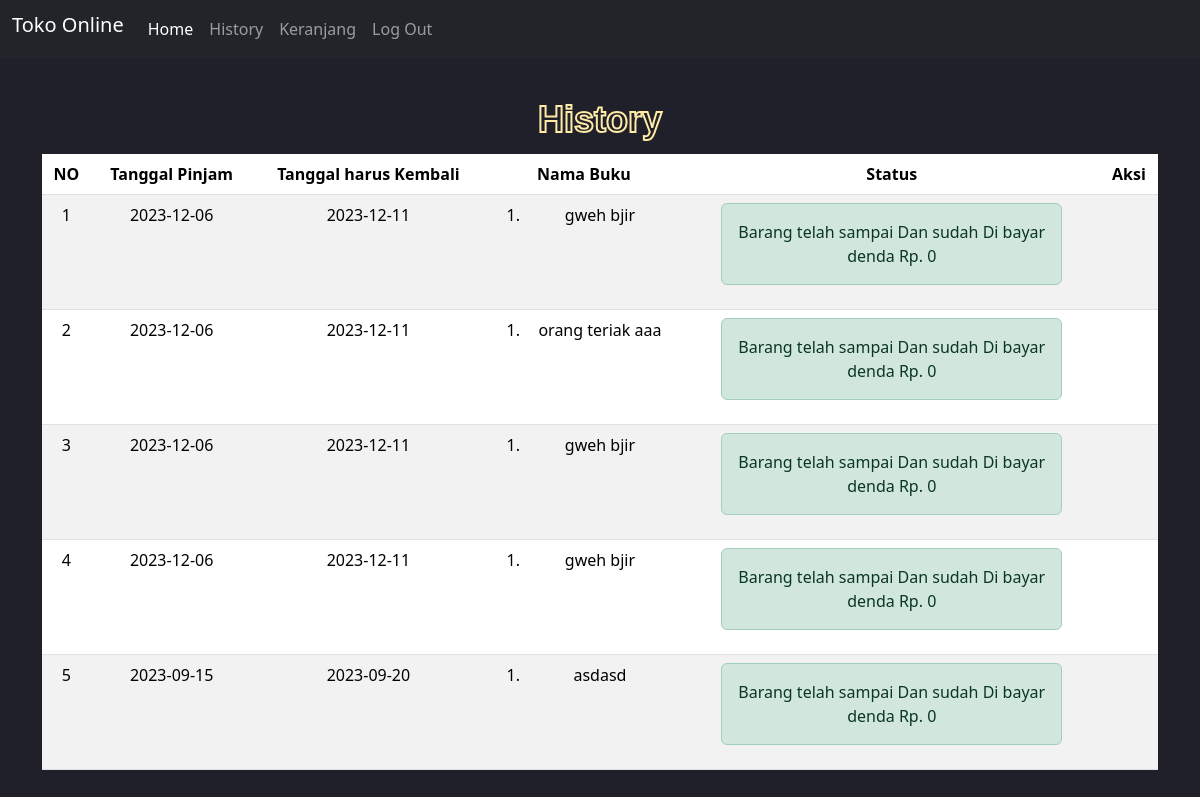
Screenshot of /tk/member/history.php (signed in) with the database file from the repository.
### tables this page shows
CREATE TABLE `pembelian_barang` (
  `id_pembelian_barang` int(11) NOT NULL,
  `id_pembeli` int(11) NOT NULL,
  `tanggal_beli` date NOT NULL,
  `tanggal_sampai` date NOT NULL
);

CREATE TABLE `detail_pembelian_barang` (
  `id_detail_pembelian_barang` int(11) NOT NULL,
  `id_pembelian_barang` int(11) NOT NULL,
  `id_barang` int(11) NOT NULL,
  `qty` int(11) NOT NULL
);

CREATE TABLE `barang` (
  `id_barang` int(11) NOT NULL,
  `nama_barang` varchar(255) NOT NULL,
  `harga` int(11) NOT NULL,
  `penjual` varchar(255) NOT NULL,
  `deskripsi` varchar(255) NOT NULL,
  `foto` varchar(255) NOT NULL
);

CREATE TABLE `pengantaran_barang` (
  `id_pengantaran_barang` int(11) NOT NULL,
  `id_pembelian_barang` int(255) NOT NULL,
  `tanggal_pembelian` date NOT NULL,
  `denda` int(11) NOT NULL
);

### tk/member/history.php (the view, shortened to what this page needs)
<!DOCTYPE html>
<html lang="en">
<head>
	<link href="https://cdn.jsdelivr.net/npm/bootstrap@5.3.2/dist/css/bootstrap.min.css"
	rel="stylesheet"
>
</head>
<body>
<nav class="navbar navbar-expand-lg bg-body-tertiary-bg-rgb navbar-dark bg-dark">
  <div class="container-fluid">
    <h6 class="navbar-brand">Toko Online</h6>
    <div class="collapse navbar-collapse" id="navbarNavDropdown">
      <ul class="navbar-nav">
        <li class="nav-item">
          <a class="nav-link active" aria-current="page" href="home.php">Home</a>
        </li>
        <li class="nav-item">
          <a class="nav-link" href="history.php">History</a>
          <li>
        <a class="nav-link" href="keranjang.php">Keranjang</a>
        </li>
          <li class="nav-item">
          <a class="nav-link" href="../logout.php">Log Out</a>
        </li>
      </ul>
    </div>
  </div>
</nav>
<div class="container text-center">
<div class="section-center">
  		<h1 class="mb-0">History</h1>
		  </div>
<br><br><br><br>
<table class="table table-hover table-striped">
    <thead>
        <th>NO</th><th>Tanggal Pinjam</th><th>Tanggal harus Kembali</th><th>Nama Buku</th><th>Status</th><th>Aksi</th>
    </thead>
    <tbody>
        <?php
        include "koneksi.php";
        $qry_histori=mysqli_query($koneksi,"select * from pembelian_barang order by id_pembelian_barang desc");
        $no=0;
        while($dt_histori=mysqli_fetch_array($qry_histori)){
            $no++;
            $buku_dipinjam="<ol>";
            $qry_buku=mysqli_query($koneksi,"select * from  detail_pembelian_barang join barang on barang.id_barang=detail_pembelian_barang.id_barang where id_pembelian_barang = '".$dt_histori['id_pembelian_barang']."'");
            while($dt_buku=mysqli_fetch_array($qry_buku)){
                $buku_dipinjam.="<li>".$dt_buku['nama_barang']."</li>";
            }
            $buku_dipinjam.="</ol>";
            $qry_cek_kembali=mysqli_query($koneksi,"select * from pengantaran_barang where id_pembelian_barang = '".$dt_histori['id_pembelian_barang']."'");
            if(mysqli_num_rows($qry_cek_kembali)>0){
                $dt_kembali=mysqli_fetch_array($qry_cek_kembali);
                $denda="denda Rp. ".$dt_kembali['denda'];
                $status_kembali="<label class='alert alert-success'>Barang telah sampai Dan sudah Di bayar<br>".$denda."</label>";
                $button_kembali="";
            } else {
                $status_kembali="<label class='alert alert-danger'>Barang Belum Sampai</label>";
                $button_kembali="<a href='kembali.php?id=".$dt_histori['id_pembelian_barang']."' class='btn btn-warning' onclick='return confirm(\"Apakah Andaa Yakin Barang Sudah Sampai?\")'>Barang Sampai</a>";
            }
        ?>
            <tr>
                <td><?=$no?></td><td><?=$dt_histori['tanggal_beli']?></td><td><?=$dt_histori['tanggal_sampai']?></td><td><?=$buku_dipinjam?></td><td><?=$status_kembali?></td><td><?=$button_kembali?></td>
            </tr>
        <?php
        }
        ?>
    </tbody>
</table>
</body>
</html>

### tk/member/history.php (style rules this page uses)
body { background-image: url('https://s3-us-west-2.amazonaws.com/s.cdpn.io/1462889/pat-back.svg'); background-position: center; background-repeat: repeat; background-size: 4%; background-color: #1f2029; }
.section-center { position: absolute; top: 15%; left: 0; display: block; width: 100%; padding: 0; margin: 0; z-index: 6; text-align: center; transform: translateY(-50%); }
h1 { font-family: 'Montserrat', sans-serif; font-weight: 800; font-size: 3vw; line-height: 1; color: #ffeba7; text-align: center; -webkit-text-stroke: 2px #ffeba7; text-stroke: 2px #ffeba7; -webkit-text-fill-color: transparent; text-fill-color: transparent; color: transparent; }

### rows the page displays
pembelian_barang: tanggal_beli "2023-12-06", tanggal_sampai "2023-12-11", pengantaran_barang.denda "denda Rp. 0"
detail_pembelian_barang: id_barang.nama_barang "gweh bjir"
pembelian_barang: tanggal_beli "2023-12-06", tanggal_sampai "2023-12-11", pengantaran_barang.denda "denda Rp. 0"
detail_pembelian_barang: id_barang.nama_barang "orang teriak aaa"
pembelian_barang: tanggal_beli "2023-12-06", tanggal_sampai "2023-12-11", pengantaran_barang.denda "denda Rp. 0"
detail_pembelian_barang: id_barang.nama_barang "gweh bjir"
pembelian_barang: tanggal_beli "2023-12-06", tanggal_sampai "2023-12-11", pengantaran_barang.denda "denda Rp. 0"
detail_pembelian_barang: id_barang.nama_barang "gweh bjir"
pembelian_barang: tanggal_beli "2023-09-15", tanggal_sampai "2023-09-20", pengantaran_barang.denda "denda Rp. 0"
detail_pembelian_barang: id_barang.nama_barang "asdasd"
